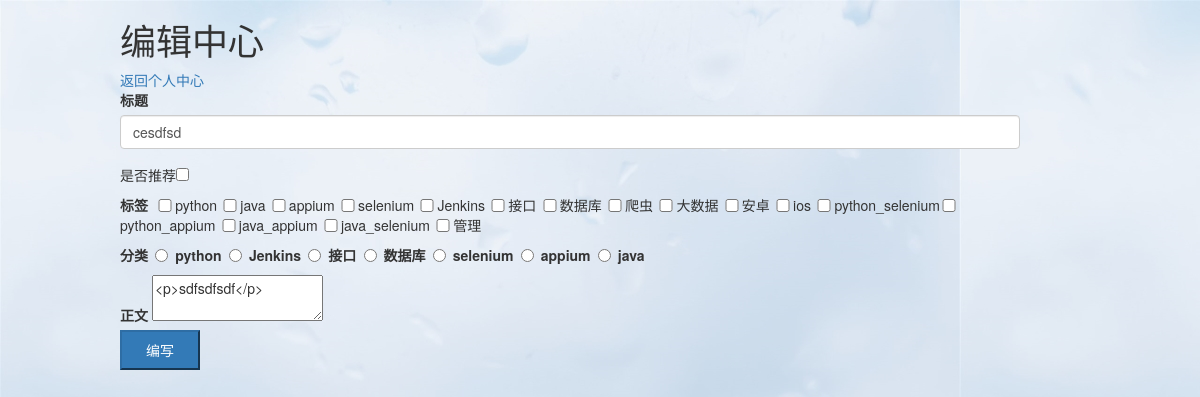
The app's page /edit/1003 (signed in) with its own data.
### app/models.py (models this page shows, shortened)
class Post(db.Model):
    __tablename__='posts'
    id=db.Column(db.Integer(),primary_key=True,autoincrement=True)
    title=db.Column(db.String(255),unique=False)
    text=db.Column(db.Text())
    publish_date=db.Column(db.DateTime(),default=datetime.datetime.now())
    user_id=db.Column(db.Integer(),db.ForeignKey('users.id'))
    is_recomment=db.Column(db.Boolean(),default=False)
    comments = db.relationship(
        'Comment',
        backref='posts',
        lazy='dynamic')
    tag = db.relationship(
        'Tag',
        secondary=posts_tags,
        backref=db.backref('posts', lazy='dynamic')
    )
    classname=db.relationship('Classifa',
    	secondary=post_class,
    	backref=db.backref('posts'))

class Tag(db.Model):
    __tablename__ = 'tags'
    id = db.Column(db.Integer(), primary_key=True)
    name=db.Column(db.String(255))

class Classifa(db.Model):
    __tablename__='fenlei'
    id=db.Column(db.Integer(),primary_key=True)
    name=db.Column(db.String(64))

### app/views.py (the view, shortened to what this page needs)
@app.route('/edit/<string:post_id>',methods=['GET',"POST"])
def edit(post_id):
    post=Post.query.filter_by(id=post_id).first()
    form=PostForm()
    tags = db.session.query(Tag).all()
    fenleis = db.session.query(Classifa).all()
    post_user=User.query.filter_by(id=post.user_id).first().username
    if session['username']!=post_user:
        return  redirect(url_for('center_person'))
    form=PostForm()
    form.title.data=post.title
    form.text.data=post.text
    return render_template('edit.html',form=form,tags=tags,fenleis=fenleis)

### app/form_app.py
class PostForm(Form):
	title = StringField(u'标题',validators=[validators.DataRequired(),validators.length(min=1,max=255,message=u'请输入评论内容')],render_kw={'placeholder':u'请输入标题'})
	text = TextAreaField(u'正文',validators= [validators.DataRequired()])

### app/templates/edit.html (shortened to what this page needs)
<!DOCTYPE html>
<html lang="en">
<head>
    <link rel="stylesheet" href="http://cdn.static.runoob.com/libs/bootstrap/3.3.7/css/bootstrap.min.css">
</head>
<body background="../static/img/178.jpg" >
<div class="col-md-9" style="margin-left:10%">
<div class="row">
  <h1 >编辑中心</h1><span><a href="{{url_for('center_person')}}">返回个人中心</a></span>
  <form method="POST" action="">
    <div class="form-group">
      {{ form.title.label }}
      {{ form.title(class_='form-control') }}
    </div>
  <p>是否推荐<input type="checkbox" name="checkbox"></p>
    <span class="checkbox inline"><strong>标签</strong>&nbsp;&nbsp;&nbsp;&nbsp;&nbsp;&nbsp;
         {% for tag in tags %}
             <input type="checkbox" name="tag" style="width: 20px" value="{{ tag.name }}"> {{ tag.name }}&nbsp;&nbsp;&nbsp;&nbsp;&nbsp;
        {% endfor %}
    </span>
  <label class="radio"><strong>分类</strong>&nbsp;&nbsp;&nbsp;&nbsp;&nbsp;&nbsp;
      {% for fenlei in fenleis %}
  <input type="radio" name="optionsRadios" id="optionsRadios1" value="{{ fenlei.name }}" >{{ fenlei.name }}&nbsp;&nbsp;&nbsp;&nbsp;&nbsp;&nbsp;
      {% endfor %}
</label>
    <div class="form-gruop">
      {{ form.text.label }}
      {{ form.text(id="editor") }}
    </div>
      <button class="btn-primary" type="submit" style="width: 80px;height: 40px" >编写</button>
  </form>
</div>
</div>
</body>
</html>

### records on screen
Post: title "cesdfsd", text "<p>sdfsdfsdf</p>"
Tag: name "python"
Tag: name "java"
Tag: name "appium"
Tag: name "selenium"
Tag: name "Jenkins"
Tag: name "接口"
Tag: name "数据库"
Tag: name "爬虫"
Tag: name "大数据"
Tag: name "安卓"
Tag: name "ios"
Tag: name "python_selenium"
Tag: name "python_appium"
Tag: name "java_appium"
Tag: name "java_selenium"
Tag: name "管理"
Classifa: name "python"
Classifa: name "Jenkins"
Classifa: name "接口"
Classifa: name "数据库"
Classifa: name "selenium"
Classifa: name "appium"
Classifa: name "java"
